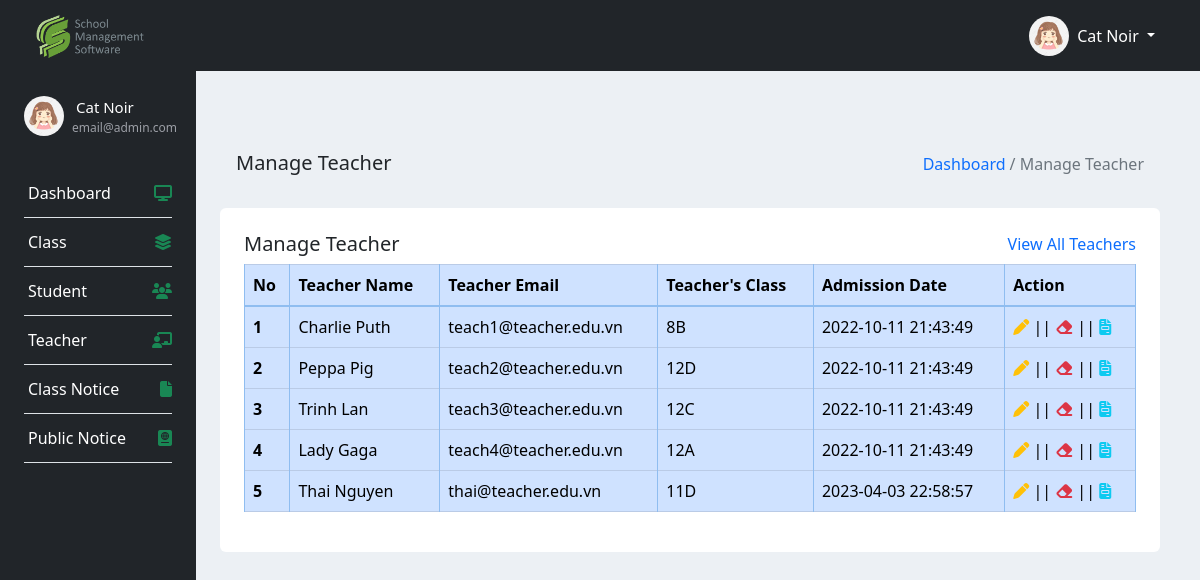
The app's page /admin/views/manageTeacher.php (signed in) with its own data.
### tables this page shows
CREATE TABLE IF NOT EXISTS `users` (
  `id` int(11) NOT NULL,
  `Fname` varchar(255) NOT NULL,
  `Lname` varchar(255) NOT NULL,
  `DoB` datetime DEFAULT NULL,
  `image` varchar(255) NOT NULL,
  `gender` tinyint(1) NOT NULL,
  `phone_num` varchar(255) NOT NULL,
  `role` tinyint(1) NOT NULL,
  `date_created` datetime NOT NULL DEFAULT CURRENT_TIMESTAMP,
  `last_login_date` datetime NOT NULL DEFAULT CURRENT_TIMESTAMP
);

CREATE TABLE IF NOT EXISTS `accounts` (
  `acc_id` int(11) NOT NULL AUTO_INCREMENT,
  `email` varchar(255) NOT NULL,
  `password` varchar(255) NOT NULL,
  PRIMARY KEY (`acc_id`)
);

CREATE TABLE IF NOT EXISTS `classes` (
  `class_id` int(11) NOT NULL AUTO_INCREMENT,
  `class_name` varchar(255) NOT NULL,
  `section` varchar(30) NOT NULL,
  `date_created` datetime NOT NULL DEFAULT CURRENT_TIMESTAMP,
  `teacher_id` int(11) NOT NULL,
  PRIMARY KEY (`class_id`)
);

### admin/func/teacherHandler.php (called while the page is built, shortened)
<?php
function getTeachers(){
    global $conn;
    $role = 1;
    $sql = "SELECT *, u.date_created as date
            FROM users u
            JOIN accounts a ON u.id = a.acc_id JOIN classes c ON c.teacher_id = u.id
            WHERE u.role = ? and u.id
            ORDER BY u.id ASC";
    $stmt = $conn->prepare($sql);
    $stmt->bind_param("i", $role);
    $stmt->execute();
    $results = $stmt->get_result();
    return $results->fetch_all(MYSQLI_ASSOC);
}

### admin/views/manageTeacher.php (the view, shortened to what this page needs)
<?php
include "../inc/head.php";
include "../func/teacherHandler.php";
$teachers = getTeachers();
?>
<div class="container my-5 ml-2 flex-shrink-1 p-3">
    <div class="row p-3">
        <div class="col-md-12">
            <div class="align-items-baseline d-flex justify-content-between">
                <h5>Manage Teacher</h5>
                <div class="d-flex align-items-baseline">
                    <a class="text-decoration-none" href="index.php">Dashboard</a>
                    <p class="ml-1 text-muted">/ Manage Teacher</p>
                </div>
            </div>
        </div>
    </div>
    <div class="bg-white p-4 rounded">
        <div class="d-flex justify-content-between">
            <h5 class="text-center">Manage Teacher</h5>
            <a class="text-decoration-none" href="#">View All Teachers</a>
        </div>
        <table class="table table-primary table-bordered">
            <thead>
                <tr>
                    <th scope="col">No</th>
                    <th scope="col">Teacher Name</th>
                    <th scope="col">Teacher Email</th>
                    <th scope="col">Teacher's Class</th>
                    <th scope="col">Admission Date</th>
                    <th scope="col">Action</th>
                </tr>
            </thead>
            <tbody>
                <?php
                $i = 1;
                foreach($teachers as $teacher) { ?>
                <tr>
                    <th><?php echo $i?></th>
                    <td><?php echo $teacher['Fname'] . " " . $teacher['Lname']?></td>
                    <td><?php echo $teacher['email']?></td>
                    <td><?php echo $teacher['class_name'] . $teacher['section']?></td>
                    <td><?php echo $teacher['date']?></td>
                    <td><a class="text-decoration-none text-warning" data-bs-toggle="modal"
                            data-bs-target="#editModal<?=$i?>"><i class="fa-solid fa-pen"></i></a> ||
                        <a class="text-decoration-none text-danger" data-bs-toggle="modal"
                            data-bs-target="#deleteModal<?=$i?>"><i class="fa-solid fa-eraser"></i></a> ||
                        <a class="text-decoration-none text-info" data-bs-toggle="modal"
                            data-bs-target="#viewModal<?=$i?>"><i class="fa-solid fa-file-invoice"></i></a>
                    </td>
                </tr>
                <?php $i += 1;} ?>
            </tbody>
        </table>
    </div>
</div>
<?php
include "../inc/footer.php";
?>

### records on screen
users: Fname "Charlie", Lname "Puth", accounts.email "teach1@teacher.edu.vn", classes.class_name "8", classes.section "B", date_created "2022-10-11 21:43:49"
users: Fname "Peppa", Lname "Pig", accounts.email "teach2@teacher.edu.vn", classes.class_name "12", classes.section "D", date_created "2022-10-11 21:43:49"
users: Fname "Trinh", Lname "Lan", accounts.email "teach3@teacher.edu.vn", classes.class_name "12", classes.section "C", date_created "2022-10-11 21:43:49"
users: Fname "Lady", Lname "Gaga", accounts.email "teach4@teacher.edu.vn", classes.class_name "12", classes.section "A", date_created "2022-10-11 21:43:49"
users: Fname "Thai", Lname "Nguyen", accounts.email "thai@teacher.edu.vn", classes.class_name "11", classes.section "D", date_created "2023-04-03 22:58:57"

### other values on screen
$_SESSION['Fname'] "Cat"
$_SESSION['Lname'] "Noir"
$_SESSION['email'] "email@admin.com"
